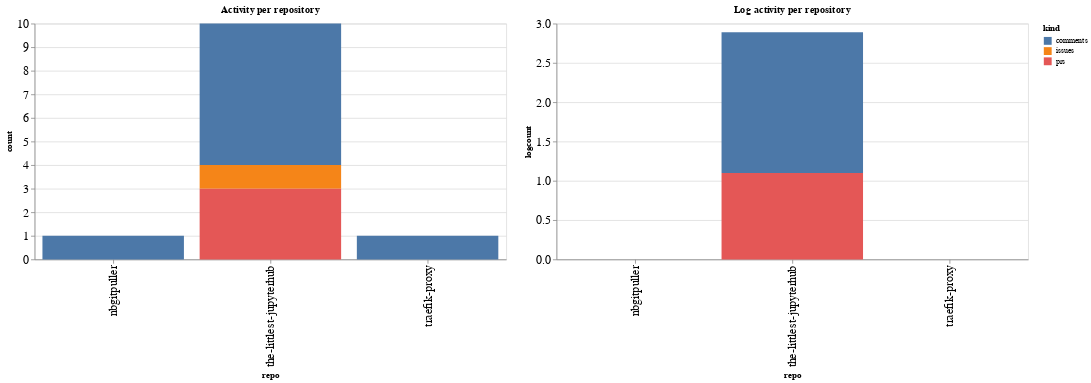

This figure's notebook cell:
### Code cell
ch1 = alt.Chart(repo_summaries, width=600, title="Activity per repository").mark_bar().encode(
    x='repo',
    y='count',
    color='kind',
    tooltip="kind"
)

ch2 = alt.Chart(repo_summaries, width=600, title="Log activity per repository").mark_bar().encode(
    x='repo',
    y='logcount',
    color='kind',
    tooltip="kind"
)

ch1 | ch2

### Figure 1 — Vega-Lite specification as saved in the notebook (floating-point values rounded to 4 significant figures)
{"config": {"axisLeft": {"labelFontSize": 15}, "axisBottom": {"labelFontSize": 15}}, "hconcat": [{"mark": "bar", "encoding": {"color": {"type": "nominal", "field": "kind"}, "tooltip": {"type": "nominal", "field": "kind"}, "x": {"type": "nominal", "field": "repo"}, "y": {"type": "quantitative", "field": "count"}}, "title": "Activity per repository", "width": 600}, {"mark": "bar", "encoding": {"color": {"type": "nominal", "field": "kind"}, "tooltip": {"type": "nominal", "field": "kind"}, "x": {"type": "nominal", "field": "repo"}, "y": {"type": "quantitative", "field": "logcount"}}, "title": "Log activity per repository", "width": 600}], "data": {"name": "data-5fc03001ed48515d3a3e3a6735f52180"}, "$schema": "https://vega.github.io/schema/vega-lite/v4.8.1.json", "datasets": {"data-5fc03001ed48515d3a3e3a6735f52180": [{"repo": "nbgitpuller", "kind": "comments", "count": 1, "logcount": 0.0}, {"repo": "the-littlest-jupyterhub", "kind": "comments", "count": 6, "logcount": 1.792}, {"repo": "the-littlest-jupyterhub", "kind": "issues", "count": 1, "logcount": 0.0}, {"repo": "the-littlest-jupyterhub", "kind": "prs", "count": 3, "logcount": 1.099}, {"repo": "traefik-proxy", "kind": "comments", "count": 1, "logcount": 0.0}]}}
